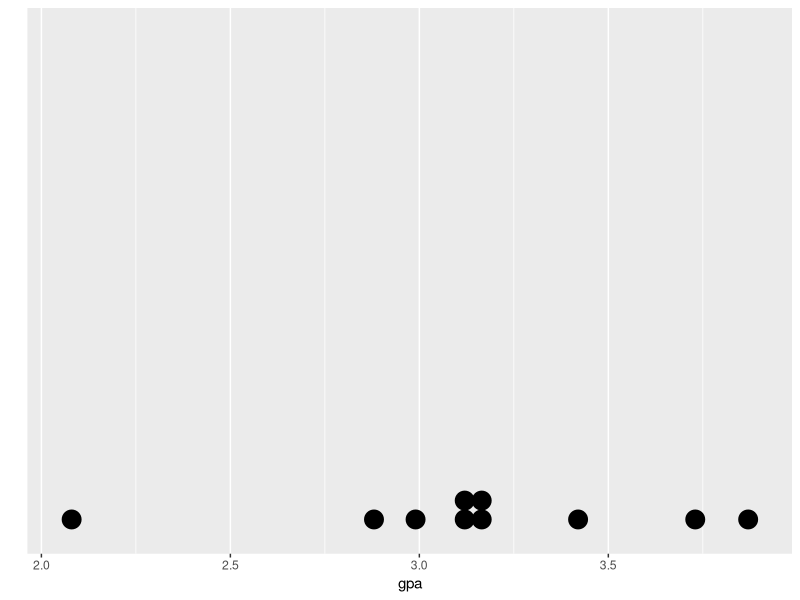
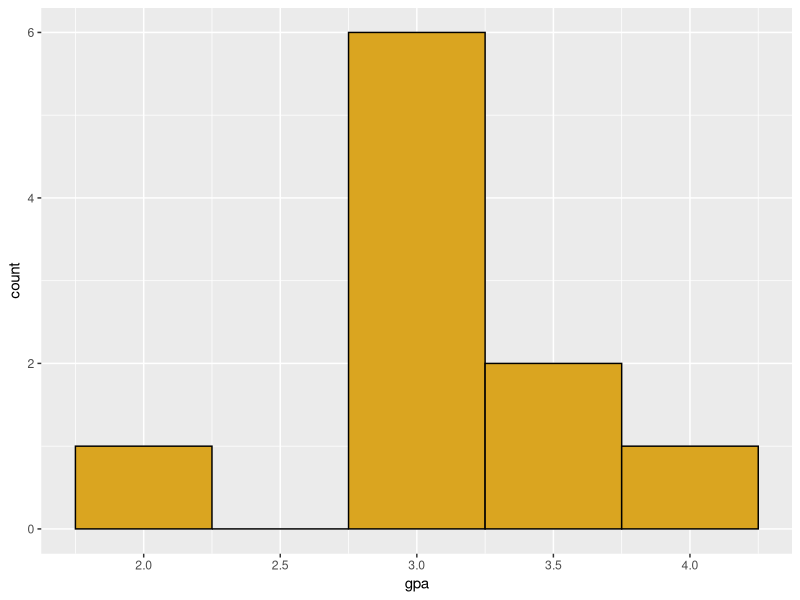
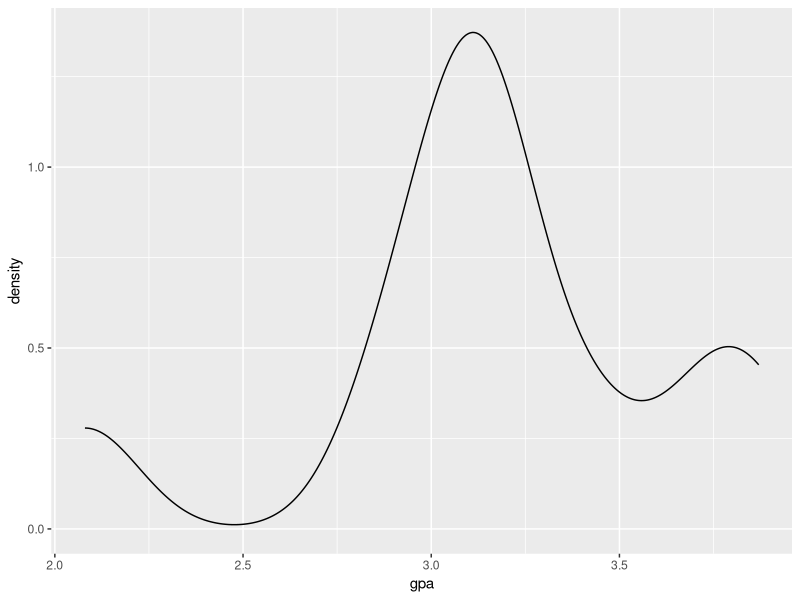
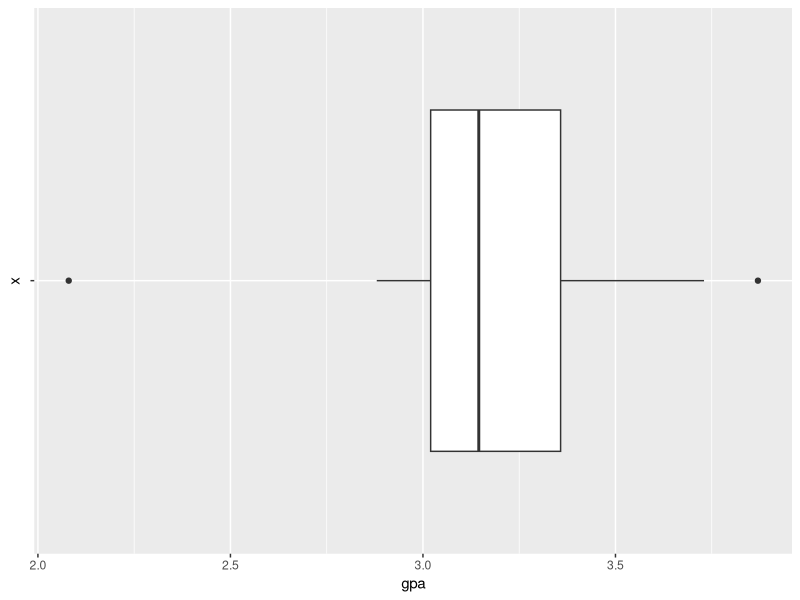

R code for these plots, in order:
## ----setup, include=FALSE------------------------------------------------
# List of useful packages
pkg <- c("dplyr", "ggplot2", "knitr")

# Check if packages are not installed and assign the
# names of the uninstalled packages to the variable new.pkg
new.pkg <- pkg[!(pkg %in% installed.packages())]

# If there are any packages in the list that aren't installed,
# install them
if (length(new.pkg)) {
  install.packages(new.pkg, repos = "http://cran.rstudio.com")
}

# Load the packages into the current environment
library(knitr)
library(dplyr)
library(ggplot2)

# Set number of digits to display
options(digits = 3)

## ---- echo=FALSE, results="asis"-----------------------------------------
set.seed(20160201)
gpa <- round(rnorm(10, mean = 3, sd = 0.5), 2)
kable(data.frame(t(gpa)), align = c("c", "c"))

## ----dotplot, echo=FALSE, fig.height=1-----------------------------------
data.frame(gpa) %>% ggplot(aes(x = gpa)) + 
  geom_dotplot(binwidth = 0.05) +
  scale_y_continuous(name = "", breaks = NULL)

## ----hist, echo=FALSE, fig.height=2--------------------------------------
data.frame(gpa) %>% ggplot(aes(x = gpa)) + 
  geom_histogram(binwidth = 0.5, colour = "black", fill = "goldenrod")

## ----densityplot, echo=FALSE, fig.height=2-------------------------------
data.frame(gpa) %>% ggplot(aes(x = gpa)) + 
  geom_density()

## ----boxplot, echo=FALSE, fig.height=1-----------------------------------
data.frame(gpa) %>% ggplot(aes(x = '', y = gpa)) + 
  geom_boxplot() +
  coord_flip()

